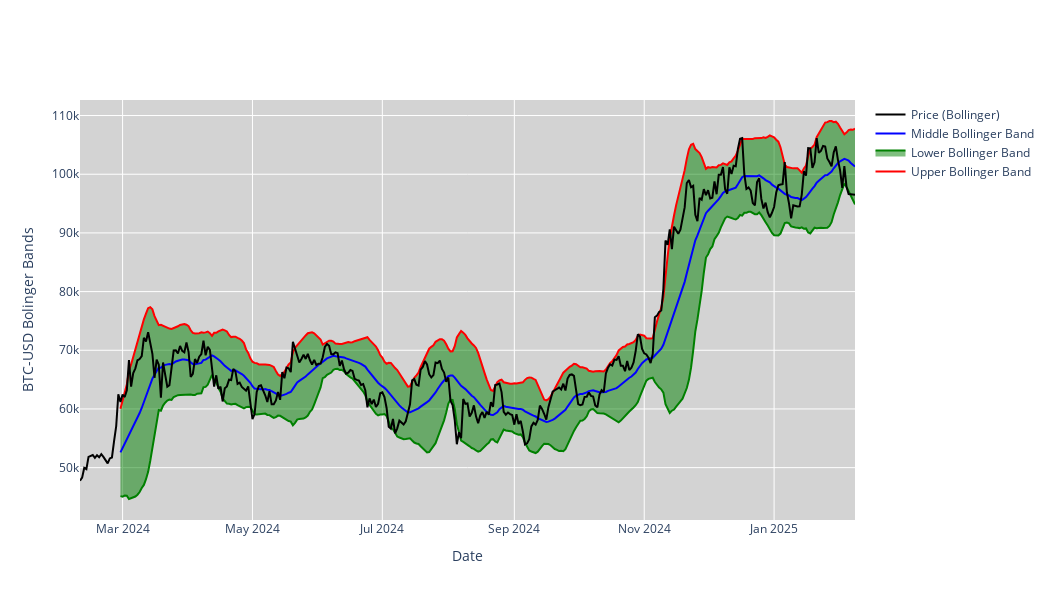

Notebook source saved alongside this figure:
### Code cell
#MA
stock_data['M10'] = stock_data['Close'].rolling(window=10).mean()
stock_data['M20'] = stock_data['Close'].rolling(window=20).mean()

#Bolinger Bands
stock_data['SD'] = stock_data['Close'].rolling(window=20).std()
# Calculate the Upper Bollinger Band (UB) and Lower Bollinger Band (LB)
stock_data['UB'] = stock_data['M20'] + 2 * stock_data['SD']
stock_data['LB'] = stock_data['M20'] - 2 * stock_data['SD']

#BB graph
fig = go.Figure()
fig.add_trace(go.Scatter(x=stock_data.index, y=stock_data['UB'], mode='lines', name='Upper Bollinger Band', visible=True, line=dict(color='red')))
fig.add_trace(go.Scatter(x=stock_data.index, y=stock_data['LB'], fill='tonexty', mode='lines', name='Lower Bollinger Band', visible=True, line=dict(color='green')))
fig.add_trace(go.Scatter(x=stock_data.index, y=stock_data['M20'], mode='lines', name='Middle Bollinger Band', visible=True, line=dict(color='blue')))
fig.add_trace(go.Scatter(x=stock_data.index, y=stock_data['Close'], mode='lines', name='Price (Bollinger)', visible=True, line=dict(color='black')))
fig.update_layout(
    xaxis_rangeslider_visible=False,
    yaxis_title=f'{ticker} Bolinger Bands',
    xaxis_title='Date',
    plot_bgcolor='lightgrey',
    width=1050,
    height=600
)
fig.show()
fig.write_image('./images/Bollinger_Bands.png')

### Figure 1 — Plotly figure (JSON) as saved in the notebook; plotly's stock layout.template omitted (floating-point values rounded to 4 significant figures; data arrays with more than 128 entries replaced by an {"elided": "..."} marker saying what was removed)
{"data": [{"line": {"color": "red"}, "mode": "lines", "name": "Upper Bollinger Band", "type": "scatter", "visible": true, "x": {"elided": "365 str values"}, "y": {"elided": "365 float values"}}, {"fill": "tonexty", "line": {"color": "green"}, "mode": "lines", "name": "Lower Bollinger Band", "type": "scatter", "visible": true, "x": {"elided": "365 str values"}, "y": {"elided": "365 float values"}}, {"line": {"color": "blue"}, "mode": "lines", "name": "Middle Bollinger Band", "type": "scatter", "visible": true, "x": {"elided": "365 str values"}, "y": {"elided": "365 float values"}}, {"line": {"color": "black"}, "mode": "lines", "name": "Price (Bollinger)", "type": "scatter", "visible": true, "x": {"elided": "365 str values"}, "y": {"elided": "365 float values"}}], "layout": {"height": 600, "plot_bgcolor": "lightgrey", "width": 1050, "xaxis": {"rangeslider": {"visible": false}, "title": {"text": "Date"}}, "yaxis": {"title": {"text": "BTC-USD Bolinger Bands"}}}}
